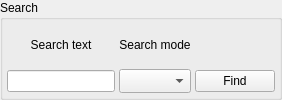
         <widget class="QWidget" name="searchPage">
          <layout class="QGridLayout" name="searchPageLayout">
           <property name="leftMargin">
            <number>0</number>
           </property>
           <property name="topMargin">
            <number>0</number>
           </property>
           <property name="rightMargin">
            <number>0</number>
           </property>
           <property name="bottomMargin">
            <number>0</number>
           </property>
           <property name="spacing">
            <number>4</number>
           </property>
           <item row="0" column="0">
            <widget class="QGroupBox" name="searchGroup">
             <property name="minimumSize">
              <size>
               <width>0</width>
               <height>68</height>
              </size>
             </property>
             <property name="title">
              <string>Search</string>
             </property>
             <layout class="QGridLayout" name="searchLayout">
              <property name="leftMargin">
               <number>4</number>
              </property>
              <property name="topMargin">
               <number>4</number>
              </property>
              <property name="rightMargin">
               <number>4</number>
              </property>
              <property name="bottomMargin">
               <number>4</number>
              </property>
              <property name="spacing">
               <number>4</number>
              </property>
              <item row="3" column="1">
               <widget class="TComboBox" name="searchModeCombo">
                <property name="sizePolicy">
                 <sizepolicy hsizetype="Expanding" vsizetype="Fixed">
                  <horstretch>0</horstretch>
                  <verstretch>0</verstretch>
                 </sizepolicy>
                </property>
                <property name="sizeAdjustPolicy">
                 <enum>QComboBox::SizeAdjustPolicy::AdjustToMinimumContentsLengthWithIcon</enum>
                </property>
               </widget>
              </item>
              <item row="2" column="1">
               <widget class="QLabel" name="modeLbl">
                <property name="text">
                 <string>Search mode</string>
                </property>
                <property name="alignment">
                 <set>Qt::AlignmentFlag::AlignCenter</set>
                </property>
               </widget>
              </item>
              <item row="2" column="0">
               <widget class="QLabel" name="searchLbl">
                <property name="text">
                 <string>Search text</string>
                </property>
                <property name="alignment">
                 <set>Qt::AlignmentFlag::AlignCenter</set>
                </property>
               </widget>
              </item>
              <item row="3" column="0">
               <widget class="QLineEdit" name="searchDataEdit"/>
              </item>
              <item row="3" column="2">
               <widget class="QPushButton" name="findDataBtn">
                <property name="sizePolicy">
                 <sizepolicy hsizetype="Expanding" vsizetype="Fixed">
                  <horstretch>0</horstretch>
                  <verstretch>0</verstretch>
                 </sizepolicy>
                </property>
                <property name="text">
                 <string>Find</string>
                </property>
                <property name="icon">
                 <iconset resource="../res/petcore.qrc">
                  <normaloff>:/images/search</normaloff>:/images/search</iconset>
                </property>
               </widget>
              </item>
             </layout>
            </widget>
           </item>
          </layout>
         </widget>
